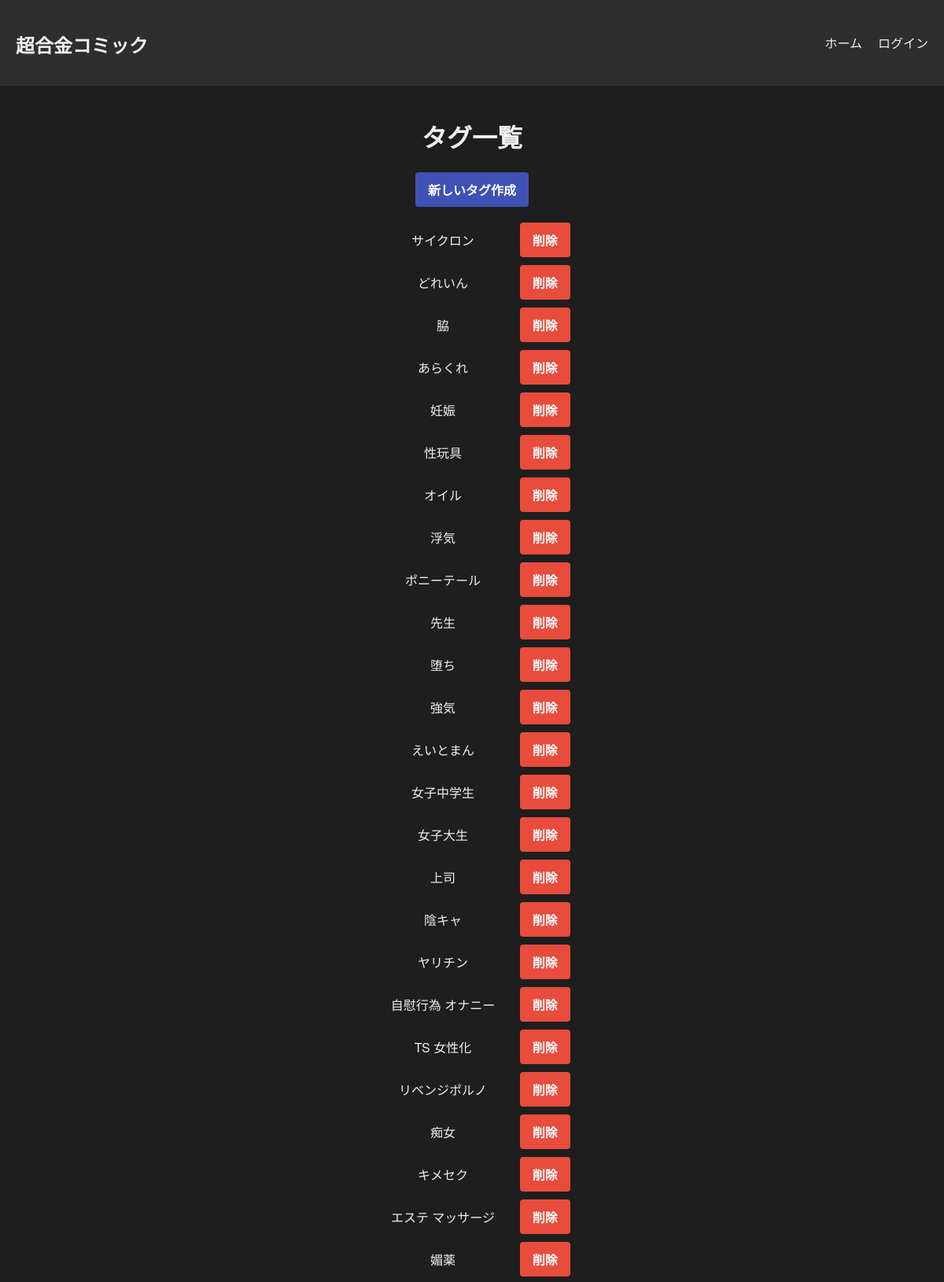
The app's page /tags/ (upper part) with its own data.
### comic_app/models.py (models this page shows, shortened)
class Tag(models.Model):
    name = models.CharField(max_length=50, unique=True)

### comic_app/views.py (the view)
# urls.py: path('tags/', TagListView.as_view(), name='tag_list'),
class TagListView(ListView):
    model = Tag
    template_name = 'comic_app/tag_list.html'
    context_object_name = 'tags'
    ordering = ['-id']

### comic_app/context_processors.py (called while the page is built)
def free_storage(request):
    if request.user.is_superuser:
        total_free_bytes = get_total_free_storage()
        total_free_gb = total_free_bytes / (1024 ** 3)
        storage_str = f"{total_free_gb:.2f} GB"
    else:
        storage_str = ""
    return {'total_free_storage': storage_str}

### comic_app/templates/comic_app/tag_list.html
{% extends "comic_app/base.html" %}
{% load static %}
{% block content %}
<h1>タグ一覧</h1>
<a href="{% url 'tag_create' %}" class="btn btn-primary">新しいタグ作成</a>
<ul style="list-style: none; padding: 0; margin-top: 20px;">
  {% for tag in tags %}
  <li style="margin-bottom: 10px; display: flex; align-items: center; gap: 10px;">
    <span style="flex: 1;">{{ tag.name }}</span>
    <a href="{% url 'tag_delete' tag.pk %}" class="btn btn-danger">削除</a>
  </li>
  {% empty %}
    <p>タグがありません。</p>
  {% endfor %}
</ul>
{% endblock %}

### comic_app/static/css/styles.css (style rules this page uses)
html, body { margin: 0; padding: 0; height: 100%; background-color: #1e1e1e; color: #f0f0f0; font-family: 'Helvetica Neue', Helvetica, Arial, sans-serif; }
button, input[type="submit"], input[type="reset"], input[type="button"], a.btn { display: inline-block; padding: 10px 16px; text-decoration: none; border-radius: 4px; transition: background-color 0.2s ease, transform 0.2s ease; font-size: 16px; font-weight: 600; cursor: pointer; }
a.btn.btn-primary, button.btn.btn-primary, input[type="submit"].btn.btn-primary { background-color: #3f51b5; color: #fff; }
a.btn.btn-danger, button.btn.btn-danger, input[type="submit"].btn.btn-danger { background-color: #e74c3c; color: #fff; }

### records on screen
Tag: name "サイクロン"
Tag: name "どれいん"
Tag: name "脇"
Tag: name "あらくれ"
Tag: name "妊娠"
Tag: name "性玩具"
Tag: name "オイル"
Tag: name "浮気"
Tag: name "ポニーテール"
Tag: name "先生"
Tag: name "堕ち"
Tag: name "強気"
Tag: name "えいとまん"
Tag: name "女子中学生"
Tag: name "女子大生"
Tag: name "上司"
Tag: name "陰キャ"
Tag: name "ヤリチン"
Tag: name "自慰行為 オナニー"
Tag: name "TS 女性化"
Tag: name "リベンジポルノ"
Tag: name "痴女"
Tag: name "キメセク"
Tag: name "エステ マッサージ"
Tag: name "媚薬"
